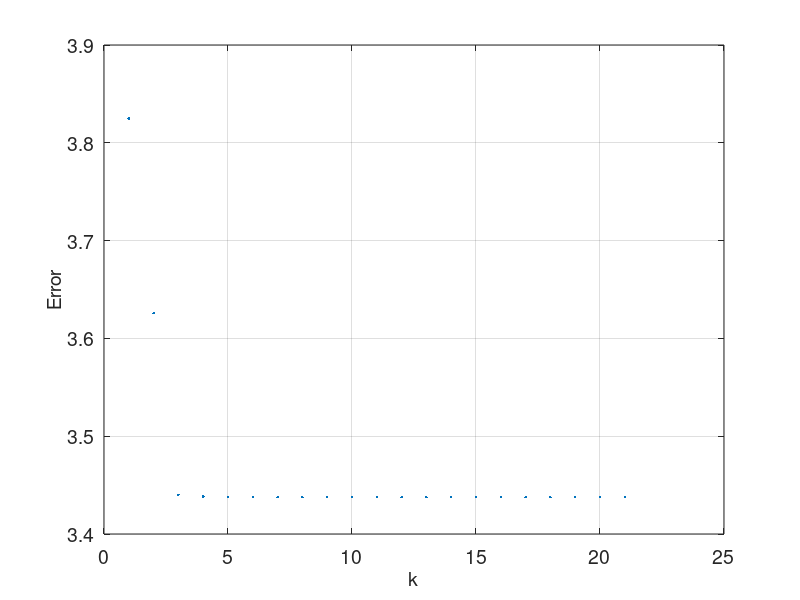

This figure's MATLAB source:
%{
[Q,R] = qr(rand(1000,1000));
v = randi(990,1000,1)'+ 10*ones([1,1000]);
D = diag(v);
A = Q'*D*Q;
b = randi(10,1000,1);
x = ones([1000,1]);
%}

[Q,R] = qr(rand(1000,1000));
v1 = 0.1*randi(20,700,1)'+ 9*ones([1,700]);
v2 = 0.1*randi(20,300,1)'+ 999*ones([1,300]);
v = [v1 v2];
D = diag(v);
A = Q'*D*Q;
b = randi(10,1000,1);
x = ones([1000,1]);

r = b - A * x;
p = r;
rsold = r' * r;
error = zeros([1,1000]);
    for i = 1:length(b)
        Ap = A * p;
        alpha = rsold / (p' * Ap);
        x = x + alpha * p;
        r = r - alpha * Ap;
        rsnew = r' * r;
        error(i) = log10(x'*A*x);
        if sqrt(rsnew) < 1e-10
              break;
        end
        p = r + (rsnew / rsold) * p;
        rsold = rsnew;
    end
plot(1:1:i,error(1:i),'.'); set(gca,'fontsize', 14);
grid on; hold on;
xlabel('k','fontsize',14); ylabel('Error','fontsize',14)